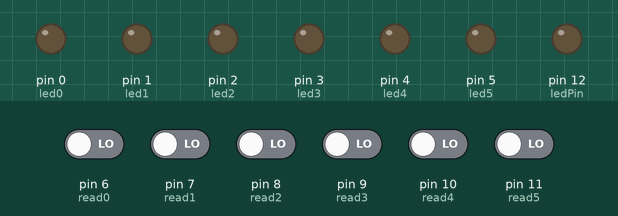
Simulated run of this sketch. Board: Arduino Uno, built with avr-gcc and run on an emulated ATmega328P. Parts: output pins drawn as LEDs (lit = HIGH). The test bench sets the inputs (shaded band); at power-on: pin 6 (read0), pin 7 (read1), pin 8 (read2), pin 9 (read3), pin 10 (read4), pin 11 (read5) LOW.

Above: at 1.2 s.
1.3 s: pin 6 (read0) driven HIGH
At 2.3 s:
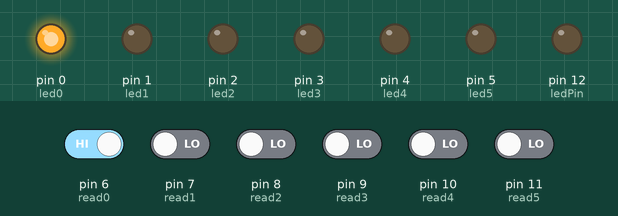
2.8 s: pin 7 (read1) driven HIGH
At 3.4 s:
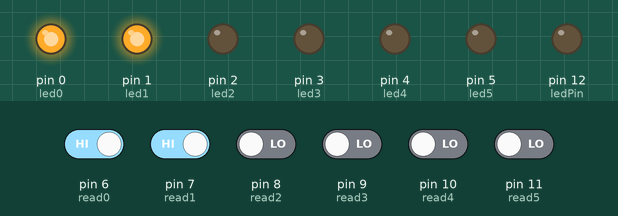
4.3 s: pin 8 (read2) driven HIGH
At 4.6 s:
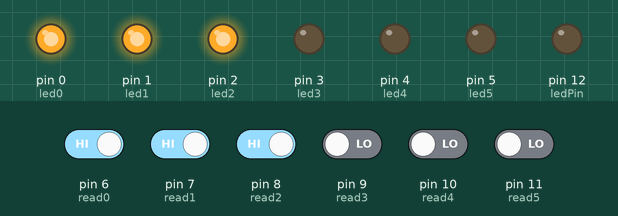
5.8 s: pin 9 (read3) driven HIGH
At 6.9 s:
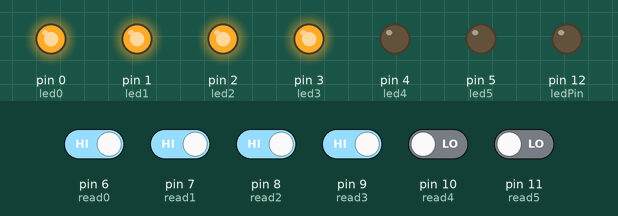
7.3 s: pin 10 (read4) driven HIGH
At 8.0 s:
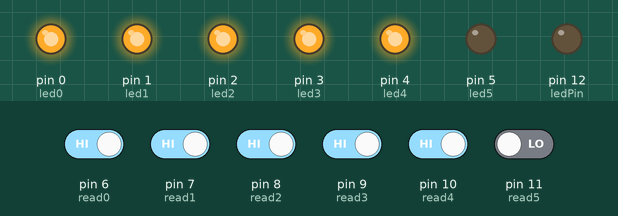
8.8 s: pin 11 (read5) driven HIGH
At 9.2 s:
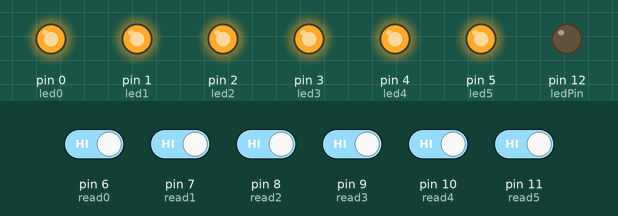
Timing chart, 0 to 11.3 s (numbered marks = the images above; inputs shaded):
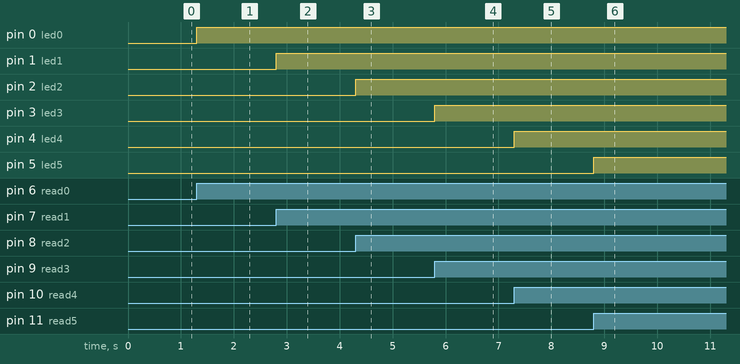

The sketch:

escapeRoom.ino
```cpp
int read0 = 6;
int read1 = 7;
int read2 = 8;
int read3 = 9;
int read4 = 10;
int read5 = 11;
int ledPin = 12;
int led0 = 0;
int led1 = 1;
int led2 = 2;
int led3 = 3;
int led4 = 4;
int led5 = 5;
int switchState=false;
void setup() {
  // put your setup code here, to run once:

  pinMode(read0, INPUT);
  pinMode(read1, INPUT);
  pinMode(read2, INPUT);
  pinMode(read3, INPUT);
  pinMode(read4, INPUT);
  pinMode(read5, INPUT);
  pinMode(ledPin,OUTPUT);
  pinMode(led0, OUTPUT);
  pinMode(led1, OUTPUT);
  pinMode(led2, OUTPUT);
  pinMode(led3, OUTPUT);
  pinMode(led4, OUTPUT);
  pinMode(led5, OUTPUT);
}

void loop() {

  int switch0 = digitalRead(read0);
  int switch1 = digitalRead(read1);
  int switch2 = digitalRead(read2);
  int switch3 = digitalRead(read3);
  int switch4 = digitalRead(read4);
  int switch5 = digitalRead(read5);


    if (switch0 == HIGH){
    digitalWrite(led0, HIGH);

  }
  else{
    digitalWrite(led0, LOW);

  }
   if (switch1 == HIGH){
    digitalWrite(led1, HIGH);

  } else{
    digitalWrite(led1, LOW);
  }
   if (switch2 == HIGH){
    digitalWrite(led2, HIGH);

  } else{
    digitalWrite(led2, LOW);
  }
   if (switch3 == HIGH){
    digitalWrite(led3, HIGH);

  }
   else{
    digitalWrite(led3, LOW);
  }
   if (switch4 == HIGH){
    digitalWrite(led4, HIGH);

  }
   else{
    digitalWrite(led4, LOW);
  }
   if (switch5 == HIGH){
    digitalWrite(led5, HIGH);

  }
   else{
    digitalWrite(led5, LOW);
  }
  if(switch0==LOW && switch1==LOW && switch2==LOW && switch3==HIGH && switch4==LOW && switch5==HIGH){
    digitalWrite(led3,LOW);
    digitalWrite(led5,LOW);
    digitalWrite(led0, HIGH);
    delay(75);
    digitalWrite(led0,LOW);
    delay(75);
    digitalWrite(led1, HIGH);
    delay(75);
    digitalWrite(led1,LOW);
    delay(75);
    digitalWrite(led2, HIGH);
    delay(75);
    digitalWrite(led2,LOW);
    delay(75);
    digitalWrite(led3, HIGH);
    delay(75);
    digitalWrite(led3,LOW);
    delay(75);
    digitalWrite(led4, HIGH);
    delay(75);
    digitalWrite(led4,LOW);
    delay(75);
    digitalWrite(led5, HIGH);
    delay(75);
    digitalWrite(led5,LOW);
    delay(75);
    digitalWrite(ledPin,HIGH); }
else{
  digitalWrite(ledPin, LOW);}
  }
```

Measured:
- after the input at 1.3 s, pin 0 (led0): LOW → HIGH at once
- after the input at 2.8 s, pin 1 (led1): LOW → HIGH at once
- after the input at 4.3 s, pin 2 (led2): LOW → HIGH at once
- after the input at 5.8 s, pin 3 (led3): LOW → HIGH at once
- after the input at 7.3 s, pin 4 (led4): LOW → HIGH at once
- after the input at 8.8 s, pin 5 (led5): LOW → HIGH at once
